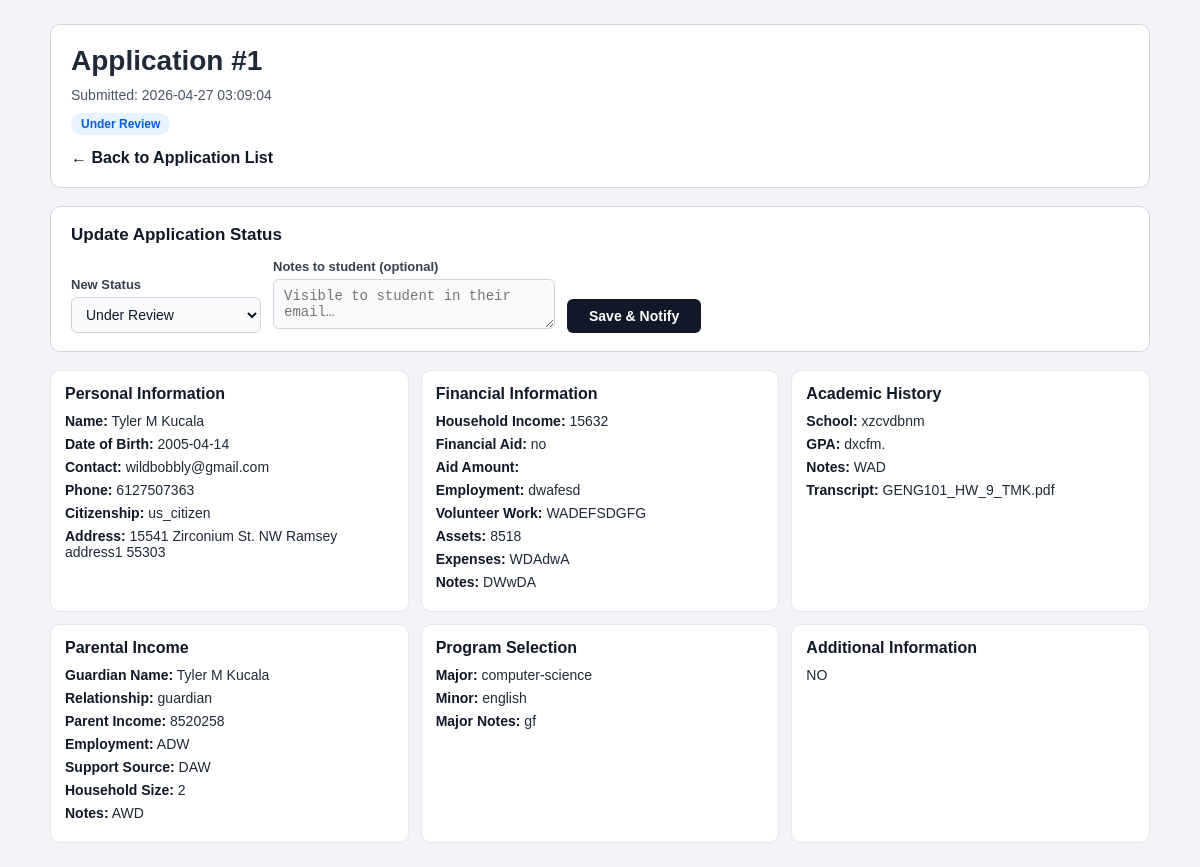
The app's page /admin/review-applications/1 (signed in) with its own data.
### website/modles.py (models this page shows)
class Application(db.Model):
	__tablename__ = 'applications'
	id = db.Column('ApplicationID', db.Integer, primary_key=True)
	student_id = db.Column('StudentID', db.Integer, db.ForeignKey('student.StudentID'), nullable=False)
	user_id = db.Column('UserID', db.Integer, db.ForeignKey('users.id'), nullable=True)
	submitted_at = db.Column('SubmittedAt', db.DateTime, nullable=False, default=datetime.utcnow)
	status = db.Column('Status', db.String(30), nullable=False, default='Draft')
	reviewed_by = db.Column('ReviewedBy', db.Integer, nullable=True)
	reviewed_at = db.Column('ReviewedAt', db.DateTime, nullable=True)
	admin_notes = db.Column('AdminNotes', db.Text, nullable=True)
	additional_info_text = db.Column('AdditionalInfo', db.Text, nullable=True)
	student = db.relationship('Student', back_populates='applications')
	user = db.relationship('User', back_populates='applications')

class Student(db.Model):
	__tablename__ = 'student'
	id = db.Column('StudentID', db.Integer, primary_key=True)
	last_name = db.Column('LastName', db.String(255), nullable=False, default='')
	first_name = db.Column('FirstName', db.String(255), nullable=False, default='')
	middle_initial = db.Column('MiddleInitial', db.String(10), nullable=False, default='')
	date_of_birth = db.Column('DateOfBirth', db.String(20), nullable=True)
	contact = db.Column('Contact', db.String(255), nullable=True)
	phone_number = db.Column('PhoneNumber', db.String(30), nullable=True)
	citizenship = db.Column('Citizenship', db.String(50), nullable=True)
	street_address = db.Column('StreetAddress', db.String(255), nullable=True)
	state = db.Column('State', db.String(50), nullable=True)
	city = db.Column('City', db.String(100), nullable=True)
	zipcode = db.Column('ZipCode', db.String(20), nullable=True)
	applications = db.relationship('Application', back_populates='student', cascade='all, delete-orphan')
	finance = db.relationship('Finance', back_populates='student', uselist=False, cascade='all, delete-orphan')
	academic = db.relationship('Academic', back_populates='student', uselist=False, cascade='all, delete-orphan')
	income = db.relationship('Income', back_populates='student', uselist=False, cascade='all, delete-orphan')
	major_selection = db.relationship('MajorSelection', back_populates='student', uselist=False, cascade='all, delete-orphan')

class Finance(db.Model):
	__tablename__ = 'finance'
	id = db.Column('FinanceID', db.Integer, primary_key=True)
	household_income = db.Column('HouseholdIncome', db.String(100), nullable=True)
	financial_aid = db.Column('FinancialAid', db.String(20), nullable=True)
	aid_amount = db.Column('AidAmount', db.String(100), nullable=True)
	employment = db.Column('Employment', db.String(255), nullable=True)
	volunteer_work = db.Column('VolunteerWork', db.Text, nullable=True)
	assets = db.Column('Assets', db.String(100), nullable=True)
	expenses = db.Column('Expenses', db.String(100), nullable=True)
	financial_notes = db.Column('FinancialNotes', db.Text, nullable=True)
	student_id = db.Column('StudentID', db.Integer, db.ForeignKey('student.StudentID'), nullable=False, unique=True)
	student = db.relationship('Student', back_populates='finance')

class Academic(db.Model):
	__tablename__ = 'academics'
	id = db.Column('GradeID', db.Integer, primary_key=True)
	gpa = db.Column('GPA', db.String(20), nullable=True)
	school_name = db.Column('SchoolName', db.String(255), nullable=True)
	notes = db.Column('Notes', db.Text, nullable=True)
	transcript_path = db.Column('TranscriptPath', db.String(255), nullable=True)
	student_id = db.Column('StudentID', db.Integer, db.ForeignKey('student.StudentID'), nullable=False, unique=True)
	student = db.relationship('Student', back_populates='academic')

class Income(db.Model):
	__tablename__ = 'income'
	id = db.Column('IncomeID', db.Integer, primary_key=True)
	guardian_first_name = db.Column('GuardianFirstName', db.String(255), nullable=True)
	guardian_middle_initial = db.Column('GuardianMiddleInitial', db.String(10), nullable=True)
	guardian_last_name = db.Column('GuardianLastName', db.String(255), nullable=True)
	guardian_relationship = db.Column('GuardianRelationship', db.String(50), nullable=True)
	guardian_income = db.Column('GuardianIncome', db.String(100), nullable=True)
	guardian_employment = db.Column('GuardianEmployment', db.String(255), nullable=True)
	income_support = db.Column('IncomeSupport', db.String(255), nullable=True)
	people_supported = db.Column('PeopleSupported', db.String(20), nullable=True)
	guardian_notes = db.Column('GuardianNotes', db.Text, nullable=True)
	income_documents_path = db.Column('IncomeDocumentsPath', db.String(255), nullable=True)
	student_id = db.Column('StudentID', db.Integer, db.ForeignKey('student.StudentID'), nullable=False, unique=True)
	student = db.relationship('Student', back_populates='income')

class MajorSelection(db.Model):
	__tablename__ = 'major'
	id = db.Column('MajorID', db.Integer, primary_key=True)
	major_choice = db.Column('MajorChoice', db.String(255), nullable=False, default='')
	minor_choice = db.Column('MinorChoice', db.String(255), nullable=True)
	notes = db.Column('Notes', db.Text, nullable=True)
	student_id = db.Column('StudentID', db.Integer, db.ForeignKey('student.StudentID'), nullable=False, unique=True)
	student = db.relationship('Student', back_populates='major_selection')

### website/views.py (the view, shortened to what this page needs)
@views.route('/admin/review-applications/<int:application_id>', methods=['GET', 'POST'])
@admin_required
def admin_verification(application_id):
    application = get_submitted_application_by_id(application_id)
    if not application:
        flash('Application not found.', category='error')
        return redirect(url_for('views.admin_review_applications'))
    return render_template('admin_verification.html', application=application)

### website/__init__.py (called while the page is built)
@login_manager.user_loader
def load_user(user_id):
    return db.session.get(User, int(user_id))

### website/modles.py (called while the page is built)
def _application_belongs_to_user(application, user_id):
	if application is None:
		return False
	if user_id is None:
		return True
	return application.user_id == user_id

def _serialize_personal_info(student):
	if student is None:
		return {}
	return {
		'first_name': student.first_name or '',
		'middle_initial': student.middle_initial or '',
		'last_name': student.last_name or '',
		'dob': student.date_of_birth or '',
		'contact': student.contact or '',
		'citizenship': student.citizenship or '',
		'street_address': student.street_address or '',
		'state': student.state or '',
		'city': student.city or '',
		'zipcode': student.zipcode or '',
		'phone_number': student.phone_number or '',
	}

def _serialize_financial_info(finance):
	if finance is None:
		return {}
	return {
		'household_income': finance.household_income or '',
		'financial_aid': finance.financial_aid or '',
		'aid_amount': finance.aid_amount or '',
		'employment': finance.employment or '',
		'volunteer_work': finance.volunteer_work or '',
		'assets': finance.assets or '',
		'expenses': finance.expenses or '',
		'financial_notes': finance.financial_notes or '',
	}

def _serialize_academic_info(academic):
	if academic is None:
		return {}
	return {
		'school_name': academic.school_name or '',
		'gpa': academic.gpa or '',
		'academic_notes': academic.notes or '',
		'transcript_filename': academic.transcript_path or '',
	}

def _serialize_parental_info(income):
	if income is None:
		return {}
	return {
		'guardian_first_name': income.guardian_first_name or '',
		'guardian_middle_initial': income.guardian_middle_initial or '',
		'guardian_last_name': income.guardian_last_name or '',
		'guardian_relationship': income.guardian_relationship or '',
		'parent_income': income.guardian_income or '',
		'employment_details': income.guardian_employment or '',
		'support_source': income.income_support or '',
		'household_size': income.people_supported or '',
		'income_notes': income.guardian_notes or '',
		'income_documents_filename': income.income_documents_path or '',
	}

def _serialize_major_info(major):
	if major is None:
		return {}
	return {
		'major_choice': major.major_choice or '',
		'minor_choice': major.minor_choice or '',
		'major_comments': major.notes or '',
	}

### website/templates/admin_verification.html (shortened to what this page needs)
<!DOCTYPE html>
<html lang="en">
<head>
</head>
<body>
<div class="page">
    <div class="header">
        <h1>Application #{{ application.id }}</h1>
        <div class="meta">Submitted: {{ application.submitted_at }}</div>
        <span class="badge">{{ application.status }}</span><br>
        <a class="back-link" href="{{ url_for('views.admin_review_applications') }}">&larr; Back to Application List</a>
    </div>
    <div class="action-panel">
        <h2>Update Application Status</h2>
        <form method="POST">
            <div class="action-row">
                <div>
                    <label for="status">New Status</label>
                    <select id="status" name="status" required>
                        <option value="Under Review" {% if application.status == 'Under Review' %}selected{% endif %}>Under Review</option>
                    </select>
                </div>
                <div>
                    <label for="admin_notes">Notes to student (optional)</label>
                    <textarea id="admin_notes" name="admin_notes" rows="2" placeholder="Visible to student in their email…"></textarea>
                </div>
                <button class="save-btn" type="submit">Save &amp; Notify</button>
            </div>
        </form>
    </div>
    <div class="grid">
        <div class="section">
            <h3>Personal Information</h3>
            <div class="item"><strong>Name:</strong> {{ application.data.personal_info.get('first_name', '') }} {{ application.data.personal_info.get('middle_initial', '') }} {{ application.data.personal_info.get('last_name', '') }}</div>
            <div class="item"><strong>Date of Birth:</strong> {{ application.data.personal_info.get('dob', 'N/A') }}</div>
            <div class="item"><strong>Contact:</strong> {{ application.data.personal_info.get('contact', 'N/A') }}</div>
            <div class="item"><strong>Phone:</strong> {{ application.data.personal_info.get('phone_number', 'N/A') }}</div>
            <div class="item"><strong>Citizenship:</strong> {{ application.data.personal_info.get('citizenship', 'N/A') }}</div>
            <div class="item"><strong>Address:</strong> {{ application.data.personal_info.get('street_address', '') }} {{ application.data.personal_info.get('city', '') }} {{ application.data.personal_info.get('state', '') }} {{ application.data.personal_info.get('zipcode', '') }}</div>
        </div>
        <div class="section">
            <h3>Financial Information</h3>
            <div class="item"><strong>Household Income:</strong> {{ application.data.financial_info.get('household_income', 'N/A') }}</div>
            <div class="item"><strong>Financial Aid:</strong> {{ application.data.financial_info.get('financial_aid', 'N/A') }}</div>
            <div class="item"><strong>Aid Amount:</strong> {{ application.data.financial_info.get('aid_amount', 'N/A') }}</div>
            <div class="item"><strong>Employment:</strong> {{ application.data.financial_info.get('employment', 'N/A') }}</div>
            <div class="item"><strong>Volunteer Work:</strong> {{ application.data.financial_info.get('volunteer_work', 'N/A') }}</div>
            <div class="item"><strong>Assets:</strong> {{ application.data.financial_info.get('assets', 'N/A') }}</div>
            <div class="item"><strong>Expenses:</strong> {{ application.data.financial_info.get('expenses', 'N/A') }}</div>
            <div class="item"><strong>Notes:</strong> {{ application.data.financial_info.get('financial_notes', 'N/A') }}</div>
        </div>
        <div class="section">
            <h3>Academic History</h3>
            <div class="item"><strong>School:</strong> {{ application.data.academic_info.get('school_name', 'N/A') }}</div>
            <div class="item"><strong>GPA:</strong> {{ application.data.academic_info.get('gpa', 'N/A') }}</div>
            <div class="item"><strong>Notes:</strong> {{ application.data.academic_info.get('academic_notes', 'N/A') }}</div>
            <div class="item"><strong>Transcript:</strong> {{ application.data.academic_info.get('transcript_filename', 'N/A') }}</div>
        </div>
        <div class="section">
            <h3>Parental Income</h3>
            <div class="item"><strong>Guardian Name:</strong> {{ application.data.parental_info.get('guardian_first_name', '') }} {{ application.data.parental_info.get('guardian_middle_initial', '') }} {{ application.data.parental_info.get('guardian_last_name', '') }}</div>
            <div class="item"><strong>Relationship:</strong> {{ application.data.parental_info.get('guardian_relationship', 'N/A') }}</div>
            <div class="item"><strong>Parent Income:</strong> {{ application.data.parental_info.get('parent_income', 'N/A') }}</div>
            <div class="item"><strong>Employment:</strong> {{ application.data.parental_info.get('employment_details', 'N/A') }}</div>
            <div class="item"><strong>Support Source:</strong> {{ application.data.parental_info.get('support_source', 'N/A') }}</div>
            <div class="item"><strong>Household Size:</strong> {{ application.data.parental_info.get('household_size', 'N/A') }}</div>
            <div class="item"><strong>Notes:</strong> {{ application.data.parental_info.get('income_notes', 'N/A') }}</div>
        </div>
        <div class="section">
            <h3>Program Selection</h3>
            <div class="item"><strong>Major:</strong> {{ application.data.major_info.get('major_choice', 'N/A') }}</div>
            <div class="item"><strong>Minor:</strong> {{ application.data.major_info.get('minor_choice', 'N/A') }}</div>
            <div class="item"><strong>Major Notes:</strong> {{ application.data.major_info.get('major_comments', 'N/A') }}</div>
        </div>
        <div class="section">
            <h3>Additional Information</h3>
            <div class="item">{{ application.data.additional_info.get('additional_info_text', 'No additional information provided.') }}</div>
        </div>
    </div>
</div>
</body>
</html>

### website/templates/admin_verification.html (style rules this page uses)
body { margin: 0; font-family: Arial, sans-serif; background: #f2f4f8; color: #1f2937; }
.page { max-width: 1100px; margin: 24px auto; padding: 0 16px; }
.header { background: #ffffff; border: 1px solid #d1d5db; border-radius: 10px; padding: 20px; margin-bottom: 18px; }
.header h1 { margin: 0; font-size: 28px; }
.meta { margin-top: 10px; color: #4b5563; font-size: 14px; }
.badge { display: inline-block; margin-top: 10px; padding: 4px 10px; border-radius: 999px; background: #e5f4ff; color: #0b5ed7; font-size: 12px; font-weight: bold; }
.back-link { display: inline-block; margin-top: 14px; text-decoration: none; color: #111827; font-weight: bold; }
.grid { display: grid; grid-template-columns: repeat(auto-fit, minmax(280px, 1fr)); gap: 12px; }
.section { background: #ffffff; border: 1px solid #e5e7eb; border-radius: 10px; padding: 14px; }
.section h3 { margin-top: 0; margin-bottom: 10px; font-size: 16px; color: #111827; }
.item { margin-bottom: 7px; font-size: 14px; }
.action-panel { background: #ffffff; border: 1px solid #d1d5db; border-radius: 10px; padding: 18px 20px; margin-bottom: 18px; }
.action-panel h2 { margin: 0 0 14px; font-size: 17px; color: #111827; }
.action-row { display: flex; flex-wrap: wrap; gap: 12px; align-items: flex-end; }
.action-row label { display: block; font-size: 13px; font-weight: bold; margin-bottom: 5px; color: #374151; }
.action-row select, .action-row textarea { border: 1px solid #d1d5db; border-radius: 6px; padding: 8px 10px; font-size: 14px; background: #f9fafb; color: #111827; }
.action-row select { min-width: 190px; }
.action-row textarea { min-width: 260px; resize: vertical; }
.action-row .save-btn { padding: 9px 22px; background: #111827; color: #ffffff; border: none; border-radius: 6px; font-weight: bold; font-size: 14px; cursor: pointer; align-self: flex-end; }
.item strong { color: #111827; }

### records on screen
Application: status "Under Review", data.additional_info.get "NO"
Student: data.personal_info.get "Tyler", data.personal_info.get "Kucala", data.personal_info.get "2005-04-14", data.personal_info.get "wildbobbly@gmail.com", data.personal_info.get "6127507363", data.personal_info.get "us_citizen", data.personal_info.get "15541 Zirconium St. NW", data.personal_info.get "Ramsey", data.personal_info.get "address1", data.personal_info.get "55303"
Finance: data.financial_info.get "15632", data.financial_info.get "no", data.financial_info.get "dwafesd", data.financial_info.get "WADEFSDGFG", data.financial_info.get "8518", data.financial_info.get "WDAdwA", data.financial_info.get "DWwDA"
Academic: data.academic_info.get "xzcvdbnm", data.academic_info.get "dxcfm.", data.academic_info.get "WAD", data.academic_info.get "GENG101_HW_9_TMK.pdf"
Income: data.parental_info.get "Tyler", data.parental_info.get "Kucala", data.parental_info.get "guardian", data.parental_info.get "8520258", data.parental_info.get "ADW", data.parental_info.get "DAW", data.parental_info.get "AWD"
MajorSelection: data.major_info.get "computer-science", data.major_info.get "english", data.major_info.get "gf"

### other values on screen
{{ application.id }} "1"
{{ application.submitted_at }} "2026-04-27 03:09:04"
{{ application.data.personal_info.get('middle_initial', '') }} "M"
{{ application.data.parental_info.get('guardian_middle_initial', '') }} "M"
{{ application.data.parental_info.get('household_size', 'N/A') }} "2"
